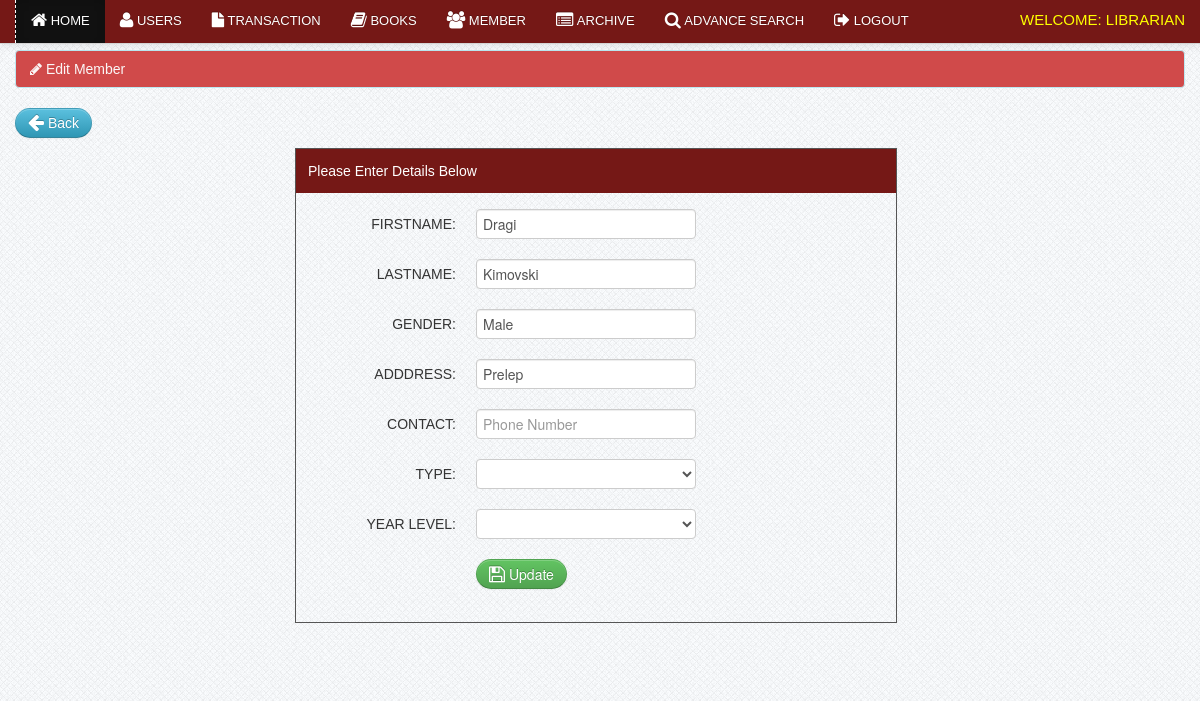
Screenshot of /librarian/edit_student.php?id=52 (signed in) with the database file from the repository.
### tables this page shows
CREATE TABLE IF NOT EXISTS `member` (
`member_id` int(11) NOT NULL,
  `firstname` varchar(100) NOT NULL,
  `lastname` varchar(100) NOT NULL,
  `gender` varchar(10) NOT NULL,
  `address` varchar(100) NOT NULL,
  `contact` varchar(100) NOT NULL,
  `type` varchar(100) NOT NULL,
  `year_level` varchar(100) NOT NULL,
  `status` varchar(100) NOT NULL
);

### librarian/edit_student.php (the view, shortened to what this page needs)
<?php include('header.php'); ?>
<?php include('navbar_dashboard.php'); ?>
<?php $get_id = $_GET['id']; ?>
    <div class="container">
		<div class="margin-top">
			<div class="row">
			<div class="span12">
		<?php
		$query=mysql_query("select * from member where member_id='$get_id'")or die(mysql_error());
		$row=mysql_fetch_array($query);
		?>
             <div class="alert alert-info"><i class="icon-pencil"></i>&nbsp;Edit Member</div>
			<p><a class="btn btn-info" href="member.php"><i class="icon-arrow-left icon-large"></i>&nbsp;Back</a></p>
	<div class="addstudent">
	<div class="details">Please Enter Details Below</div>
	<form class="form-horizontal" method="POST" action="update_students.php" enctype="multipart/form-data">
		<div class="control-group">
			<label class="control-label" for="inputEmail">Firstname:</label>
			<div class="controls">
			<input type="text" id="inputEmail" name="firstname" value="<?php echo $row['firstname']; ?>" placeholder="Firstname" required>
			</div>
		</div>
		<div class="control-group">
			<label class="control-label" for="inputPassword">Lastname:</label>
			<div class="controls">
			<input type="text" id="inputPassword" name="lastname" value="<?php echo $row['lastname']; ?>" placeholder="Lastname" required>
			</div>
		</div>
		<div class="control-group">
			<label class="control-label" for="inputPassword">Gender:</label>
			<div class="controls">
			<input type="text" id="inputPassword" name="gender" value="<?php echo $row['gender']; ?>" placeholder="Gender" required>
			</div>
		</div>
		<div class="control-group">
			<label class="control-label" for="inputPassword">Adddress:</label>
			<div class="controls">
			<input type="text" id="inputPassword" name="address" value="<?php echo $row['address']; ?>" placeholder="Address" required>
			</div>
		</div>
		<div class="control-group">
			<label class="control-label" for="inputPassword">Contact:</label>
			<div class="controls">
			<input type='tel' pattern="[0-9]{11,11}" class="search" name="contact"  placeholder="Phone Number"  autocomplete="off"  maxlength="11" >
			</div>
		</div>
		<div class="control-group">
			<label class="control-label" for="inputPassword">Type:</label>
			<div class="controls">
			<select name="type" required>
									<option> </option>
									<option>Student</option>
				</select>
			</div>
		</div>
		<div class="control-group">
			<label class="control-label" for="inputPassword">Year Level:</label>
			<div class="controls">
				<select name="year_level" required>
									<option> </option>
									<option>First Year</option>
				</select>
			</div>
		</div>
		<div class="control-group">
			<div class="controls">
			<button name="submit" type="submit" class="btn btn-success"><i class="icon-save icon-large"></i>&nbsp;Update</button>
			</div>
		</div>
    </form>
			</div>
			</div>
			</div>
		</div>
    </div>
<?php include('footer.php') ?>

### css/docs.css (style rules this page uses)
body { font-family:'TR Century Gothic',Helvetica,Arial,sans-serif !important; }
.btn { border-radius: 25px !important; }
.alert { text-shadow: none; }
.addstudent { border: 1px solid #555555; margin-bottom: 50px; margin-left: 280px; padding-bottom: 13px; width: 600px; }
.details { background: none repeat scroll 0 0 #751816; color: #FFFFFF; margin-bottom: 16px; padding: 12px; }
.form-horizontal .control-label { float: left; padding-top: 5px; text-align: right; width: 160px; text-transform:uppercase; }
.margin-top { margin-top:50px; }
body { background: url(../img/grid_noise.png); position: relative; }

### css/print.css (style rules this page uses)
.btn { display:none; }
.alert { display:none; }
body { font-family:arial; font-size:13px; }

### rows the page displays
member: firstname "Dragi", lastname "Kimovski", gender "Male", address "Prelep"
